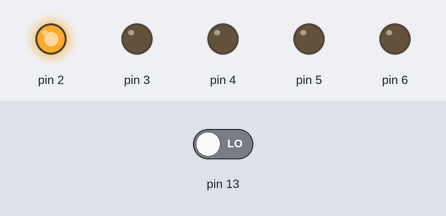
The sketch below on a simulated Arduino Uno, built with avr-gcc and run on an emulated ATmega328P. Shown: output pins drawn as LEDs (lit = HIGH). The test bench sets the inputs (shaded band); at power-on: pin 13 LOW.

Above: at 0.05 s.
At 0.75 s:
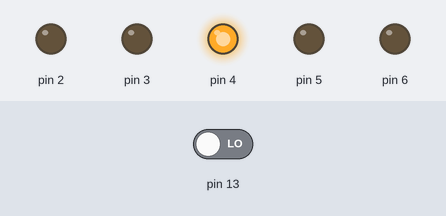
At 1.45 s:
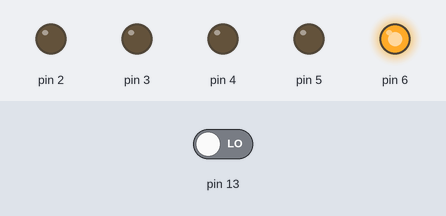
At 2.15 s:
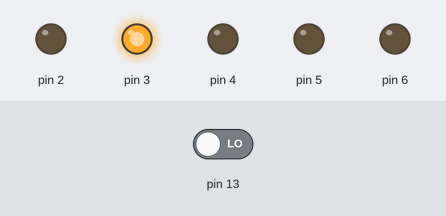
At 2.85 s:
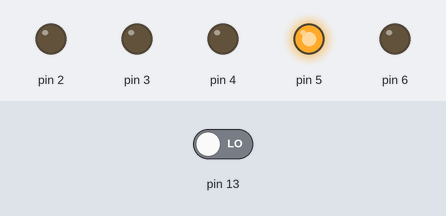
Timing chart, 0 to 3.1 s (numbered marks = the images above):
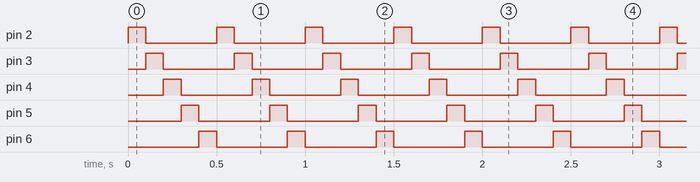

The sketch:

sketch_nov01a.ino
```cpp
//손종범, 김동윤
void setup() {
  pinMode(2,OUTPUT);
  pinMode(3,OUTPUT);
  pinMode(4,OUTPUT);
  pinMode(5,OUTPUT);
  pinMode(6,OUTPUT);
  pinMode(13,INPUT);


}

void loop() {
 if(digitalRead(13)==1){
  digitalWrite(2,LOW);
  digitalWrite(3,LOW);
  digitalWrite(4,LOW);
  digitalWrite(5,LOW);
  digitalWrite(6,HIGH);
  delay(100);
  digitalWrite(2,LOW);
  digitalWrite(3,LOW);
  digitalWrite(4,LOW);
  digitalWrite(5,HIGH);
  digitalWrite(6,LOW);
  delay(100);
  digitalWrite(2,LOW);
  digitalWrite(3,LOW);
  digitalWrite(4,HIGH);
  digitalWrite(5,LOW);
  digitalWrite(6,LOW);
  delay(100);
  digitalWrite(2,LOW);
  digitalWrite(3,HIGH);
  digitalWrite(4,LOW);
  digitalWrite(5,LOW);
  digitalWrite(6,LOW);
  delay(100);
  digitalWrite(2,HIGH);
  digitalWrite(3,LOW);
  digitalWrite(4,LOW);
  digitalWrite(5,LOW);
  digitalWrite(6,LOW);
  delay(100);


  }
  else {
    digitalWrite(2,HIGH);
  digitalWrite(3,LOW);
  digitalWrite(4,LOW);
  digitalWrite(5,LOW);
  digitalWrite(6,LOW);
  delay(100);
  digitalWrite(2,LOW);
  digitalWrite(3,HIGH);
  digitalWrite(4,LOW);
  digitalWrite(5,LOW);
  digitalWrite(6,LOW);
  delay(100);
  digitalWrite(2,LOW);
  digitalWrite(3,LOW);
  digitalWrite(4,HIGH);
  digitalWrite(5,LOW);
  digitalWrite(6,LOW);
  delay(100);
  digitalWrite(2,LOW);
  digitalWrite(3,LOW);
  digitalWrite(4,LOW);
  digitalWrite(5,HIGH);
  digitalWrite(6,LOW);
  delay(100);
  digitalWrite(2,LOW);
  digitalWrite(3,LOW);
  digitalWrite(4,LOW);
  digitalWrite(5,LOW);
  digitalWrite(6,HIGH);
  delay(100);


  }


}
```

Measured:
- by itself, pin 2–6: alternates HIGH for 0.10 s and LOW for 0.40 s
